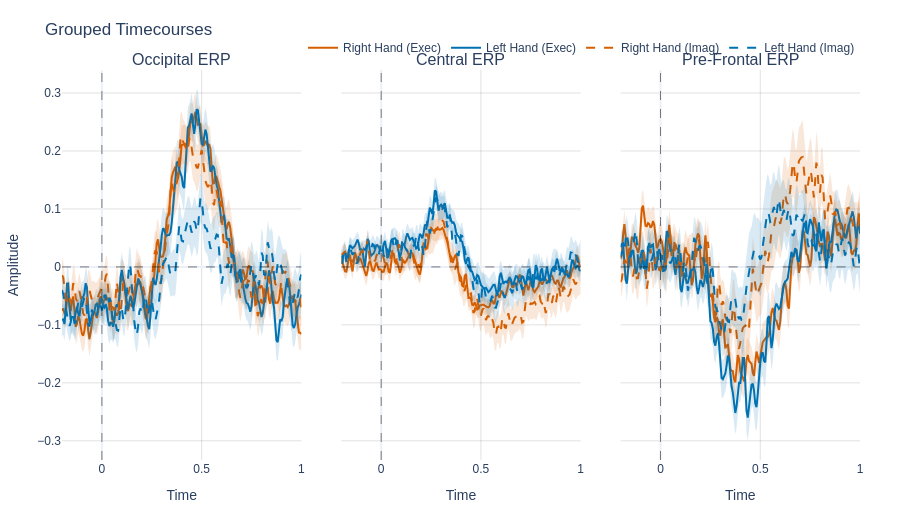

The notebook cell saved with this chart:
### Code cell
regions = {
    'Occipital ERP': ['PO7', 'PO3', 'POz', 'PO4', 'PO8', 'O1', 'Oz', 'O2', 'Iz'],
    'Central ERP': ['C1', 'C2', 'C3', 'C4', 'C5', 'C6', 'Cz', 'CP1', 'CP2', 'CP3', 'CP4', 'CP5', 'CP6', 'CPz', 'FC1', 'FC2', 'FC3', 'FC4', 'FC5', 'FC6', 'FCz', 'FT7', 'FT8'],
    'Pre-Frontal ERP': ['Fp1', 'Fpz', 'Fp2', 'AF7', 'AF3', 'AFz', 'AF4', 'AF8'],
} 

# We plot the trial-averaged ERPs over our 3 main ROIs
fig = plot_timecourses(
    data=container.X,
    times=np.asarray(container.coords['time']),
    channel_names=np.asarray(container.coords['channel']).astype(str),
    rois=regions,
    group_labels=np.asarray(container.y).astype(int),
    group_name_map=LABEL_NAMES,
    palette=CONDITION_COLORS,
    linestyle_map=CONDITION_LINESTYLES,
    add_zero=True,
)
# 3. Handle the return types and save methods accordingly
if INTERACTIVE:
    fig_qc = fig  # Plotly returns just the Figure
    fig_qc.write_image(ARTIFACTS_DIR / 'step2_regional_erps_interactive.png', scale=2)
    fig_qc.show()
else:
    fig_qc, axes = fig # Matplotlib returns (Figure, Axes)
    fig_qc.savefig(ARTIFACTS_DIR / 'step2_regional_erps_static.png', dpi=600, bbox_inches='tight')

### Figure 1 — Plotly figure (JSON) as saved in the notebook; plotly's stock layout.template omitted (floating-point values rounded to 4 significant figures; data arrays with more than 128 entries replaced by an {"elided": "..."} marker saying what was removed)
{"data": [{"hoverinfo": "skip", "legendgroup": "4", "line": {"width": 0}, "mode": "lines", "showlegend": false, "type": "scatter", "x": {"elided": "193 float values"}, "xaxis": "x", "y": {"elided": "193 float values"}, "yaxis": "y"}, {"fill": "tonexty", "fillcolor": "rgba(213, 94, 0, 0.15)", "hoverinfo": "skip", "legendgroup": "4", "line": {"width": 0}, "mode": "lines", "showlegend": false, "type": "scatter", "x": {"elided": "193 float values"}, "xaxis": "x", "y": {"elided": "193 float values"}, "yaxis": "y"}, {"legendgroup": "4", "line": {"color": "#D55E00", "dash": "solid", "width": 2}, "mode": "lines", "name": "Right Hand (Exec)", "opacity": 1, "showlegend": true, "type": "scatter", "x": {"elided": "193 float values"}, "xaxis": "x", "y": {"elided": "193 float values"}, "yaxis": "y"}, {"hoverinfo": "skip", "legendgroup": "3", "line": {"width": 0}, "mode": "lines", "showlegend": false, "type": "scatter", "x": {"elided": "193 float values"}, "xaxis": "x", "y": {"elided": "193 float values"}, "yaxis": "y"}, {"fill": "tonexty", "fillcolor": "rgba(0, 114, 178, 0.15)", "hoverinfo": "skip", "legendgroup": "3", "line": {"width": 0}, "mode": "lines", "showlegend": false, "type": "scatter", "x": {"elided": "193 float values"}, "xaxis": "x", "y": {"elided": "193 float values"}, "yaxis": "y"}, {"legendgroup": "3", "line": {"color": "#0072B2", "dash": "solid", "width": 2}, "mode": "lines", "name": "Left Hand (Exec)", "opacity": 1, "showlegend": true, "type": "scatter", "x": {"elided": "193 float values"}, "xaxis": "x", "y": {"elided": "193 float values"}, "yaxis": "y"}, {"hoverinfo": "skip", "legendgroup": "6", "line": {"width": 0}, "mode": "lines", "showlegend": false, "type": "scatter", "x": {"elided": "193 float values"}, "xaxis": "x", "y": {"elided": "193 float values"}, "yaxis": "y"}, {"fill": "tonexty", "fillcolor": "rgba(213, 94, 0, 0.15)", "hoverinfo": "skip", "legendgroup": "6", "line": {"width": 0}, "mode": "lines", "showlegend": false, "type": "scatter", "x": {"elided": "193 float values"}, "xaxis": "x", "y": {"elided": "193 float values"}, "yaxis": "y"}, {"legendgroup": "6", "line": {"color": "#D55E00", "dash": "dash", "width": 2}, "mode": "lines", "name": "Right Hand (Imag)", "opacity": 1, "showlegend": true, "type": "scatter", "x": {"elided": "193 float values"}, "xaxis": "x", "y": {"elided": "193 float values"}, "yaxis": "y"}, {"hoverinfo": "skip", "legendgroup": "5", "line": {"width": 0}, "mode": "lines", "showlegend": false, "type": "scatter", "x": {"elided": "193 float values"}, "xaxis": "x", "y": {"elided": "193 float values"}, "yaxis": "y"}, {"fill": "tonexty", "fillcolor": "rgba(0, 114, 178, 0.15)", "hoverinfo": "skip", "legendgroup": "5", "line": {"width": 0}, "mode": "lines", "showlegend": false, "type": "scatter", "x": {"elided": "193 float values"}, "xaxis": "x", "y": {"elided": "193 float values"}, "yaxis": "y"}, {"legendgroup": "5", "line": {"color": "#0072B2", "dash": "dash", "width": 2}, "mode": "lines", "name": "Left Hand (Imag)", "opacity": 1, "showlegend": true, "type": "scatter", "x": {"elided": "193 float values"}, "xaxis": "x", "y": {"elided": "193 float values"}, "yaxis": "y"}, {"hoverinfo": "skip", "legendgroup": "4", "line": {"width": 0}, "mode": "lines", "showlegend": false, "type": "scatter", "x": {"elided": "193 float values"}, "xaxis": "x2", "y": {"elided": "193 float values"}, "yaxis": "y2"}, {"fill": "tonexty", "fillcolor": "rgba(213, 94, 0, 0.15)", "hoverinfo": "skip", "legendgroup": "4", "line": {"width": 0}, "mode": "lines", "showlegend": false, "type": "scatter", "x": {"elided": "193 float values"}, "xaxis": "x2", "y": {"elided": "193 float values"}, "yaxis": "y2"}, {"legendgroup": "4", "line": {"color": "#D55E00", "dash": "solid", "width": 2}, "mode": "lines", "name": "Right Hand (Exec)", "opacity": 1, "showlegend": false, "type": "scatter", "x": {"elided": "193 float values"}, "xaxis": "x2", "y": {"elided": "193 float values"}, "yaxis": "y2"}, {"hoverinfo": "skip", "legendgroup": "3", "line": {"width": 0}, "mode": "lines", "showlegend": false, "type": "scatter", "x": {"elided": "193 float values"}, "xaxis": "x2", "y": {"elided": "193 float values"}, "yaxis": "y2"}, {"fill": "tonexty", "fillcolor": "rgba(0, 114, 178, 0.15)", "hoverinfo": "skip", "legendgroup": "3", "line": {"width": 0}, "mode": "lines", "showlegend": false, "type": "scatter", "x": {"elided": "193 float values"}, "xaxis": "x2", "y": {"elided": "193 float values"}, "yaxis": "y2"}, {"legendgroup": "3", "line": {"color": "#0072B2", "dash": "solid", "width": 2}, "mode": "lines", "name": "Left Hand (Exec)", "opacity": 1, "showlegend": false, "type": "scatter", "x": {"elided": "193 float values"}, "xaxis": "x2", "y": {"elided": "193 float values"}, "yaxis": "y2"}, {"hoverinfo": "skip", "legendgroup": "6", "line": {"width": 0}, "mode": "lines", "showlegend": false, "type": "scatter", "x": {"elided": "193 float values"}, "xaxis": "x2", "y": {"elided": "193 float values"}, "yaxis": "y2"}, {"fill": "tonexty", "fillcolor": "rgba(213, 94, 0, 0.15)", "hoverinfo": "skip", "legendgroup": "6", "line": {"width": 0}, "mode": "lines", "showlegend": false, "type": "scatter", "x": {"elided": "193 float values"}, "xaxis": "x2", "y": {"elided": "193 float values"}, "yaxis": "y2"}, {"legendgroup": "6", "line": {"color": "#D55E00", "dash": "dash", "width": 2}, "mode": "lines", "name": "Right Hand (Imag)", "opacity": 1, "showlegend": false, "type": "scatter", "x": {"elided": "193 float values"}, "xaxis": "x2", "y": {"elided": "193 float values"}, "yaxis": "y2"}, {"hoverinfo": "skip", "legendgroup": "5", "line": {"width": 0}, "mode": "lines", "showlegend": false, "type": "scatter", "x": {"elided": "193 float values"}, "xaxis": "x2", "y": {"elided": "193 float values"}, "yaxis": "y2"}, {"fill": "tonexty", "fillcolor": "rgba(0, 114, 178, 0.15)", "hoverinfo": "skip", "legendgroup": "5", "line": {"width": 0}, "mode": "lines", "showlegend": false, "type": "scatter", "x": {"elided": "193 float values"}, "xaxis": "x2", "y": {"elided": "193 float values"}, "yaxis": "y2"}, {"legendgroup": "5", "line": {"color": "#0072B2", "dash": "dash", "width": 2}, "mode": "lines", "name": "Left Hand (Imag)", "opacity": 1, "showlegend": false, "type": "scatter", "x": {"elided": "193 float values"}, "xaxis": "x2", "y": {"elided": "193 float values"}, "yaxis": "y2"}, {"hoverinfo": "skip", "legendgroup": "4", "line": {"width": 0}, "mode": "lines", "showlegend": false, "type": "scatter", "x": {"elided": "193 float values"}, "xaxis": "x3", "y": {"elided": "193 float values"}, "yaxis": "y3"}, {"fill": "tonexty", "fillcolor": "rgba(213, 94, 0, 0.15)", "hoverinfo": "skip", "legendgroup": "4", "line": {"width": 0}, "mode": "lines", "showlegend": false, "type": "scatter", "x": {"elided": "193 float values"}, "xaxis": "x3", "y": {"elided": "193 float values"}, "yaxis": "y3"}, {"legendgroup": "4", "line": {"color": "#D55E00", "dash": "solid", "width": 2}, "mode": "lines", "name": "Right Hand (Exec)", "opacity": 1, "showlegend": false, "type": "scatter", "x": {"elided": "193 float values"}, "xaxis": "x3", "y": {"elided": "193 float values"}, "yaxis": "y3"}, {"hoverinfo": "skip", "legendgroup": "3", "line": {"width": 0}, "mode": "lines", "showlegend": false, "type": "scatter", "x": {"elided": "193 float values"}, "xaxis": "x3", "y": {"elided": "193 float values"}, "yaxis": "y3"}, {"fill": "tonexty", "fillcolor": "rgba(0, 114, 178, 0.15)", "hoverinfo": "skip", "legendgroup": "3", "line": {"width": 0}, "mode": "lines", "showlegend": false, "type": "scatter", "x": {"elided": "193 float values"}, "xaxis": "x3", "y": {"elided": "193 float values"}, "yaxis": "y3"}, {"legendgroup": "3", "line": {"color": "#0072B2", "dash": "solid", "width": 2}, "mode": "lines", "name": "Left Hand (Exec)", "opacity": 1, "showlegend": false, "type": "scatter", "x": {"elided": "193 float values"}, "xaxis": "x3", "y": {"elided": "193 float values"}, "yaxis": "y3"}, {"hoverinfo": "skip", "legendgroup": "6", "line": {"width": 0}, "mode": "lines", "showlegend": false, "type": "scatter", "x": {"elided": "193 float values"}, "xaxis": "x3", "y": {"elided": "193 float values"}, "yaxis": "y3"}, {"fill": "tonexty", "fillcolor": "rgba(213, 94, 0, 0.15)", "hoverinfo": "skip", "legendgroup": "6", "line": {"width": 0}, "mode": "lines", "showlegend": false, "type": "scatter", "x": {"elided": "193 float values"}, "xaxis": "x3", "y": {"elided": "193 float values"}, "yaxis": "y3"}, {"legendgroup": "6", "line": {"color": "#D55E00", "dash": "dash", "width": 2}, "mode": "lines", "name": "Right Hand (Imag)", "opacity": 1, "showlegend": false, "type": "scatter", "x": {"elided": "193 float values"}, "xaxis": "x3", "y": {"elided": "193 float values"}, "yaxis": "y3"}, {"hoverinfo": "skip", "legendgroup": "5", "line": {"width": 0}, "mode": "lines", "showlegend": false, "type": "scatter", "x": {"elided": "193 float values"}, "xaxis": "x3", "y": {"elided": "193 float values"}, "yaxis": "y3"}, {"fill": "tonexty", "fillcolor": "rgba(0, 114, 178, 0.15)", "hoverinfo": "skip", "legendgroup": "5", "line": {"width": 0}, "mode": "lines", "showlegend": false, "type": "scatter", "x": {"elided": "193 float values"}, "xaxis": "x3", "y": {"elided": "193 float values"}, "yaxis": "y3"}, {"legendgroup": "5", "line": {"color": "#0072B2", "dash": "dash", "width": 2}, "mode": "lines", "name": "Left Hand (Imag)", "opacity": 1, "showlegend": false, "type": "scatter", "x": {"elided": "193 float values"}, "xaxis": "x3", "y": {"elided": "193 float values"}, "yaxis": "y3"}], "layout": {"annotations": [{"font": {"size": 16}, "showarrow": false, "text": "Occipital ERP", "x": 0.15, "xanchor": "center", "xref": "paper", "y": 1, "yanchor": "bottom", "yref": "paper"}, {"font": {"size": 16}, "showarrow": false, "text": "Central ERP", "x": 0.5, "xanchor": "center", "xref": "paper", "y": 1, "yanchor": "bottom", "yref": "paper"}, {"font": {"size": 16}, "showarrow": false, "text": "Pre-Frontal ERP", "x": 0.85, "xanchor": "center", "xref": "paper", "y": 1, "yanchor": "bottom", "yref": "paper"}], "height": 520, "legend": {"orientation": "h", "x": 1, "xanchor": "right", "y": 1.02, "yanchor": "bottom"}, "margin": {"b": 60, "l": 60, "r": 40, "t": 70}, "shapes": [{"line": {"color": "black", "dash": "dash", "width": 1}, "opacity": 0.5, "type": "line", "x0": 0, "x1": 1, "xref": "x domain", "y0": 0, "y1": 0, "yref": "y"}, {"line": {"color": "black", "dash": "dash", "width": 1}, "opacity": 0.5, "type": "line", "x0": 0, "x1": 0, "xref": "x", "y0": 0, "y1": 1, "yref": "y domain"}, {"line": {"color": "black", "dash": "dash", "width": 1}, "opacity": 0.5, "type": "line", "x0": 0, "x1": 1, "xref": "x2 domain", "y0": 0, "y1": 0, "yref": "y2"}, {"line": {"color": "black", "dash": "dash", "width": 1}, "opacity": 0.5, "type": "line", "x0": 0, "x1": 0, "xref": "x2", "y0": 0, "y1": 1, "yref": "y2 domain"}, {"line": {"color": "black", "dash": "dash", "width": 1}, "opacity": 0.5, "type": "line", "x0": 0, "x1": 1, "xref": "x3 domain", "y0": 0, "y1": 0, "yref": "y3"}, {"line": {"color": "black", "dash": "dash", "width": 1}, "opacity": 0.5, "type": "line", "x0": 0, "x1": 0, "xref": "x3", "y0": 0, "y1": 1, "yref": "y3 domain"}], "title": {"text": "Grouped Timecourses"}, "xaxis": {"anchor": "y", "domain": [0, 0.3], "title": {"text": "Time"}}, "xaxis2": {"anchor": "y2", "domain": [0.35, 0.65], "title": {"text": "Time"}}, "xaxis3": {"anchor": "y3", "domain": [0.7, 1], "title": {"text": "Time"}}, "yaxis": {"anchor": "x", "domain": [0, 1], "title": {"text": "Amplitude"}}, "yaxis2": {"anchor": "x2", "domain": [0, 1], "matches": "y", "showticklabels": false}, "yaxis3": {"anchor": "x3", "domain": [0, 1], "matches": "y", "showticklabels": false}}}
